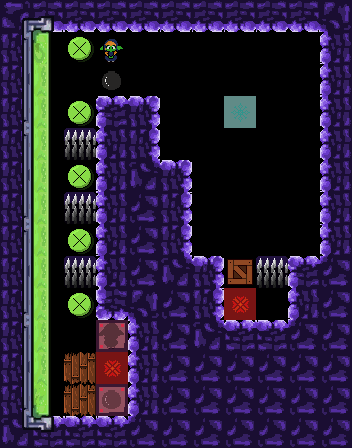

A 2D game scene composited from a Tiled map and its tileset images. What follows is a short description and the map's XML, with every tile layer's data as written:
An orthogonal 11x14 tile map with 32x32 px tiles, 3 tile layers (Tile Layer 1, dec, obj).

<map version="1.8" tiledversion="1.8.4" orientation="orthogonal" renderorder="right-down" width="11" height="14" tilewidth="32" tileheight="32" infinite="0" nextlayerid="5" nextobjectid="1">
 <tileset firstgid="1" source="../tileset/Tileset_Oficial_V2.tsx" />
 <layer id="1" name="Tile Layer 1" width="11" height="14">
  <data encoding="csv">
492,56,54,55,55,372,372,54,54,56,57,
396,0,0,0,0,0,0,0,0,0,223,
82,0,0,0,0,0,0,0,0,0,144,
82,0,0,549,550,0,0,0,0,0,281,
338,0,0,115,338,0,0,0,0,0,115,
82,0,0,223,169,550,0,0,0,0,223,
396,0,0,86,312,396,0,0,0,0,115,
140,0,0,144,312,338,0,0,0,0,86,
82,0,0,115,312,169,550,0,0,549,173,
82,0,0,578,491,312,396,0,0,223,312,
140,0,0,0,281,312,463,172,170,173,312,
82,0,0,0,115,312,312,312,312,312,312,
82,0,0,0,115,312,312,312,312,312,312,
169,403,170,170,173,312,312,312,312,312,312
</data>
 </layer>
 <layer id="3" name="dec" width="11" height="14">
  <data encoding="csv">
497,498,0,0,0,0,0,0,0,0,0,
526,527,0,0,0,0,0,0,0,0,0,
555,0,0,0,0,0,0,0,0,0,0,
584,0,0,0,0,0,0,0,0,0,0,
526,0,0,0,0,0,0,0,0,0,0,
555,0,0,0,0,0,0,0,0,0,0,
584,0,0,0,0,0,0,0,0,0,0,
526,0,0,0,0,0,0,0,0,0,0,
555,0,0,0,0,0,0,0,0,0,0,
584,0,0,0,0,0,0,0,0,0,0,
526,0,0,0,0,0,0,0,0,0,0,
555,0,0,0,0,0,0,0,0,0,0,
584,585,0,0,0,0,0,0,0,0,0,
613,614,0,0,0,0,0,0,0,0,0
</data>
 </layer>
 <layer id="4" name="obj" width="11" height="14">
  <data encoding="csv">
0,0,0,0,0,0,0,0,0,0,0,
0,528,263,31,0,0,0,0,0,0,0,
0,557,0,149,0,0,0,0,0,0,0,
0,557,263,0,0,0,0,379,0,0,0,
0,557,209,0,0,0,0,0,0,0,0,
0,557,263,0,0,0,0,0,0,0,0,
0,557,209,0,0,0,0,0,0,0,0,
0,557,263,0,0,0,0,0,0,0,0,
0,557,209,0,0,0,0,147,209,0,0,
0,557,263,0,0,0,0,409,0,0,0,
0,557,0,582,0,0,0,0,0,0,0,
0,557,205,409,0,0,0,0,0,0,0,
0,586,205,524,0,0,0,0,0,0,0,
0,0,0,0,0,0,0,0,0,0,0
</data>
 </layer>
</map>
